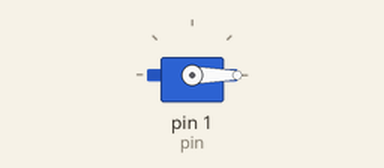
Bench run of a sketch on a simulated Arduino Uno, built with avr-gcc and run on an emulated ATmega328P. On the bench: servo.

Above: at 0.05 s.
Timing chart, 0 to 3.0 s (numbered marks = the images above):
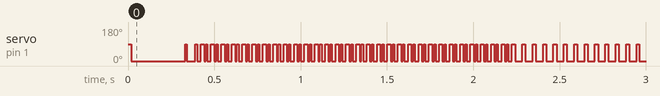

Measured:
- by itself, servo on pin 1 (pin): moves between 0° and 90°, repeating every 0.06 s

The sketch:

servo.ino
```cpp
#include <Servo.h>
#define pin 1
Servo servo;
void setup() {
  // put your setup code here, to run once:
servo.attach(pin);
servo.write(180);
}

void loop() {
  // put your main code here, to run repeatedly:
servo.write(0);
servo.write(90);
}
```
